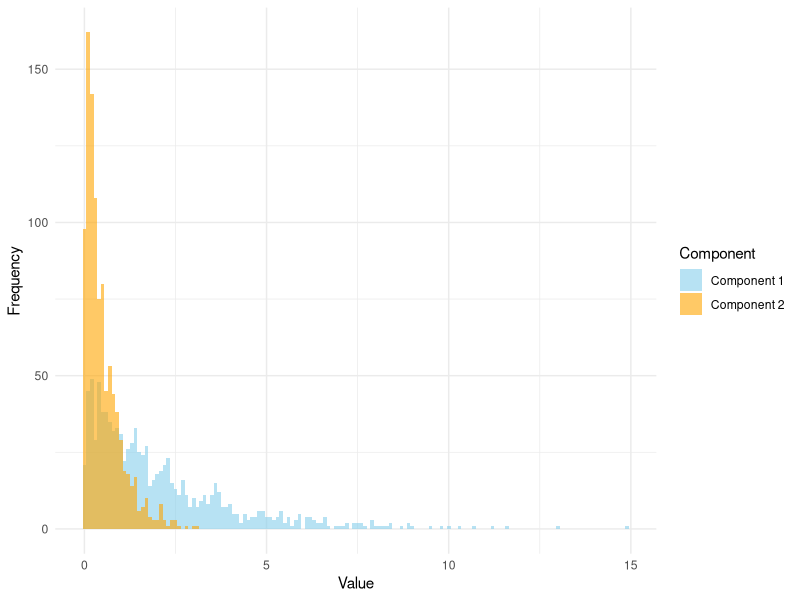
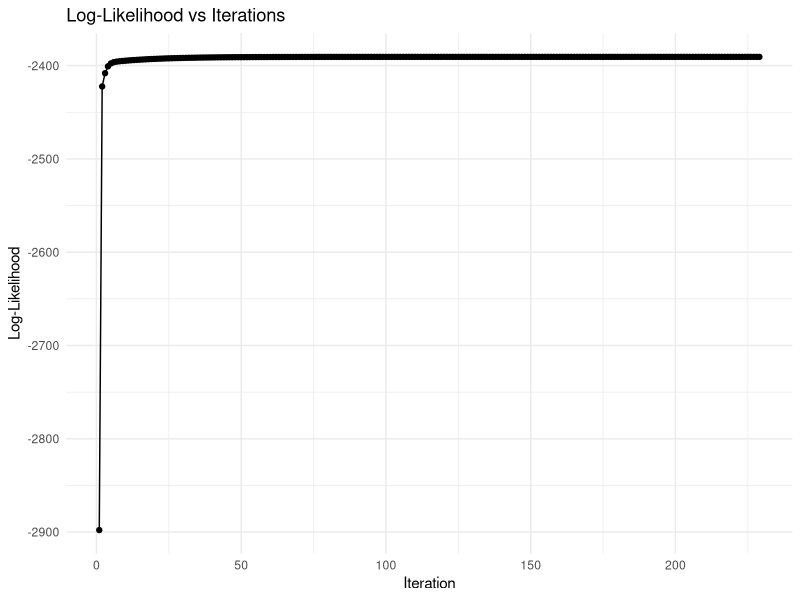

Write R code to recreate these figures, in order.
## ---- chunk 1
library(ggplot2)
set.seed(1234)
# sample
n_samples <- 2000
true_rates <- c(0.5, 2.0)
true_proportions <- c(0.5, 0.5)
# Sample group assignments (1 or 2) based on mixing proportions
component_labels <- sample(1:2, n_samples, replace = TRUE, prob = true_proportions)
# Stage 2: Generate data from the corresponding exponential
# distribution based on the group assignment
data <- numeric(n_samples) # Initialize the data vector
# Generate data for group 1 (rate = 0.5)
data[component_labels == 1] <- rexp(sum(component_labels == 1), rate = true_rates[1])
# Generate data for group 2 (rate = 2.0)
data[component_labels == 2] <- rexp(sum(component_labels == 2), rate = true_rates[2])
# Create a data frame for plotting
plot_data <- data.frame(
Value = data, # Data points
Component = factor(component_labels, labels = c("Component 1", "Component 2")) # Component labels
)
# Plot the data using ggplot2
ggplot(plot_data, aes(x = Value, fill = Component)) +
geom_histogram(binwidth = 0.1, position = "identity", alpha = 0.6) +
scale_fill_manual(values = c("skyblue", "orange")) + # Set colors for the components
labs(
x = "Value",
y = "Frequency",
fill = "Component"
) +
theme_minimal() +
theme(plot.title = element_blank()) # Remove the title

## ---- chunk 2
exponentialMixture <- function(data, K, max_iter = 1000, tol = 1e-5) {
n <- length(data)
pi <- rep(1/K, K) # mixing proportions
lambda <- runif(K, 0.1, 1) # rate parameters
log_likelihoods <- numeric(max_iter) # store log-likelihood values
for (iter in 1:max_iter) { # E-step: numerator of the gammas
  gamma <- matrix(NA, nrow = n, ncol = K)
  for (k in 1:K) {
    gamma[, k] <- pi[k] * dexp(data, rate = lambda[k])
  }
  row_sums <- rowSums(gamma) # denominator of the gammas
  gamma <- gamma / row_sums # normalize probabilities
  pi_old <- pi # M-step: Update mixing proportions and rate parameters
  lambda_old <- lambda
  pi <- colMeans(gamma) # update mixing proportions
  for (k in 1:K) {
    lambda[k] <- sum(gamma[, k]) / sum(gamma[, k] * data) # update rate parameters
  }
  log_likelihoods[iter] <- sum(log(row_sums)) # calculate log-likelihood
  if (max(abs(pi - pi_old)) < tol && max(abs(lambda - lambda_old)) < tol) {
    log_likelihoods <- log_likelihoods[1:iter] # trim to the number of iterations
    cat("Convergence reached at iteration", iter,
    "with log-likelihood:", log_likelihoods[iter], "\n")
    break
    }
  }
  return(list(pi = pi, lambda = lambda, log_likelihood = log_likelihoods))
}
## ---- chunk 3
set.seed(1234)
library(knitr)
# Fit the mixture model
result <- exponentialMixture(data, K = 2)

# Create a data frame to display the results in a table
results_table <- data.frame(
"Component" = 1:2,
"Estimated Mixing Proportion" = round(result$pi, 4),
"Estimated Rate Parameter (lambda)" = round(result$lambda, 4)
)
# move results to a table
kable(results_table, caption = "Estimated Parameters for the Mixture Model", format = "pipe")
## ---- chunk 4
# Create a data frame for plotting
log_likelihoods <- result[["log_likelihood"]]

log_likelihood_data <- data.frame(
  Iteration = 1:length(log_likelihoods),
  LogLikelihood = log_likelihoods
)

# Generate the plot
ggplot(log_likelihood_data, aes(x = Iteration, y = LogLikelihood)) +
  geom_line() +
  geom_point() +
  labs(
    title = "Log-Likelihood vs Iterations",
    x = "Iteration",
    y = "Log-Likelihood"
  ) +
  theme_minimal()
## ---- chunk 5
n = 5

# an empty data frame to store results
results <- data.frame()
set.seed(1234)
for (run in 1:n) {
  
  
  # Fit the mixture model
  result <- exponentialMixture(data, K = 2)
  results <- rbind(
    results,
    data.frame(
      Run = run,
      Component = 1:2,  # Components 1 and 2
      Mixing_Proportion = result$pi,
      Rate_Parameter = result$lambda
    )
  )
}

kable(results, caption = "Estimates from Five Runs of the EM Algorithm", format = "pipe")
## ---- chunk 6
# Simulation parameters
set.seed(123) # For reproducibility
n_samples <- 1000 # Number of samples
true_rates <- c(0.5, 1.5) # True rate parameters for two components
true_proportions <- c(0.6, 0.4) # True mixing proportions
# Generate synthetic data
data <- c(rexp(n_samples * true_proportions[1], rate = true_rates[1]),
rexp(n_samples * true_proportions[2], rate = true_rates[2]))
## ---- chunk 7
n = 5

# an empty data frame to store results
results2 <- data.frame()
set.seed(1234)
for (run in 1:n) {
  # Fit the mixture model
  result2 <- exponentialMixture(data, K = 2)
  results2 <- rbind(
    results2,
    data.frame(
      Run = run,
      Component = 1:2,  # Components 1 and 2
      Mixing_Proportion = result2$pi,
      Rate_Parameter = result2$lambda
    )
  )
}

kable(results2, caption = "Estimates from Five Runs of the EM Algorithm", format = "pipe")
## ---- chunk 8
#Cite: below from data-clean/06-more-clustering/code/kclust.R
set.seed(1234)
exponentialMixture_kmeans <- function(data, K, max_iter = 1000, tol = 1e-5) {
  n <- length(data)# Initialize parameters using k-means
  kmeans_result <- kmeans(data, centers = K)
  cluster_assignments <- kmeans_result$cluster
  
  # Mixing proportions
  pi <- table(cluster_assignments) / n
  
  # Rate parameters
  lambda <- sapply(1:K, function(k) {
    1 / mean(data[cluster_assignments == k])
  })
  
  log_likelihoods <- numeric(max_iter) # store log-likelihood values
  
  for (iter in 1:max_iter) { # E-step: numerator of the gammas
    gamma <- matrix(NA, nrow = n, ncol = K)
    for (k in 1:K) {
      gamma[, k] <- pi[k] * dexp(data, rate = lambda[k])
    }
    row_sums <- rowSums(gamma) # denominator of the gammas
    gamma <- gamma / row_sums # normalize probabilities
    pi_old <- pi # M-step: Update mixing proportions and rate parameters
    lambda_old <- lambda
    pi <- colMeans(gamma) # update mixing proportions
    for (k in 1:K) {
      lambda[k] <- sum(gamma[, k]) / sum(gamma[, k] * data) # update rate parameters
    }
    log_likelihoods[iter] <- sum(log(row_sums)) # calculate log-likelihood
    if (max(abs(pi - pi_old)) < tol && max(abs(lambda - lambda_old)) < tol) {
      log_likelihoods <- log_likelihoods[1:iter] # trim to the number of iterations
      cat("Convergence reached at iteration", iter,
      "with log-likelihood:", log_likelihoods[iter], "\n")
      break
      }
    }
    return(list(pi = pi, lambda = lambda, log_likelihood = log_likelihoods))
  }
## ---- chunk 9
n = 5

# an empty data frame to store results
results3 <- data.frame()
#set.seed(1234)
for (run in 1:n) {
  # Fit the mixture model
  result3 <- exponentialMixture_kmeans(data, K = 2)
  results3 <- rbind(
    results3,
    data.frame(
      Run = run,
      Component = 1:2,  # Components 1 and 2
      Mixing_Proportion = result3$pi,
      Rate_Parameter = result3$lambda
    )
  )
}

kable(results3, caption = "Estimates from Five Runs of the EM Algorithm", format = "pipe")
